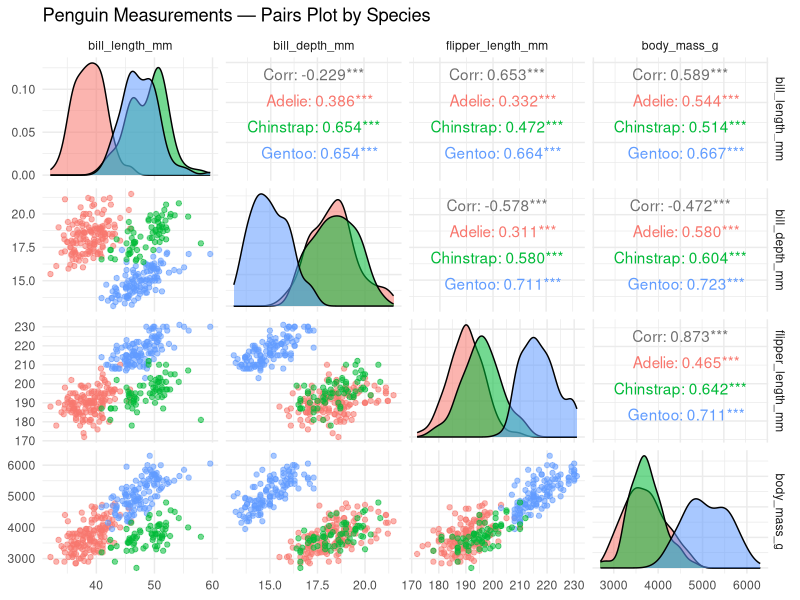
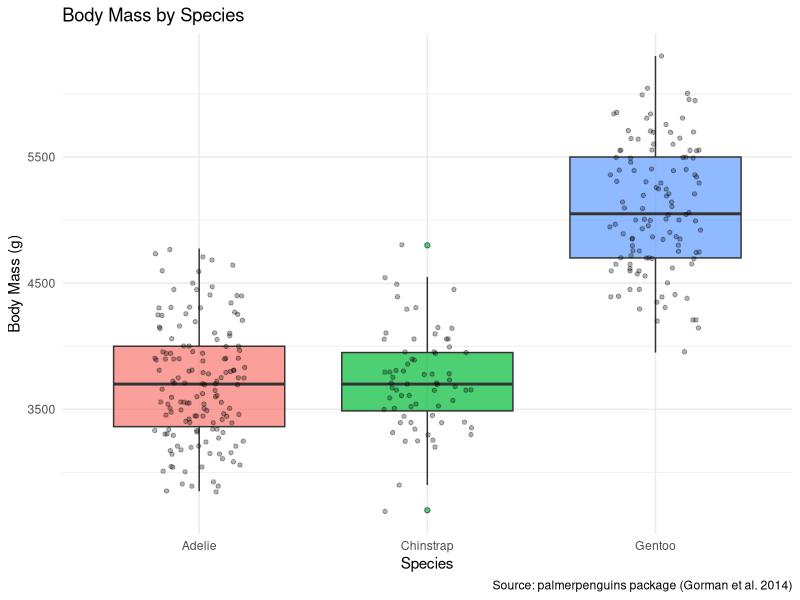
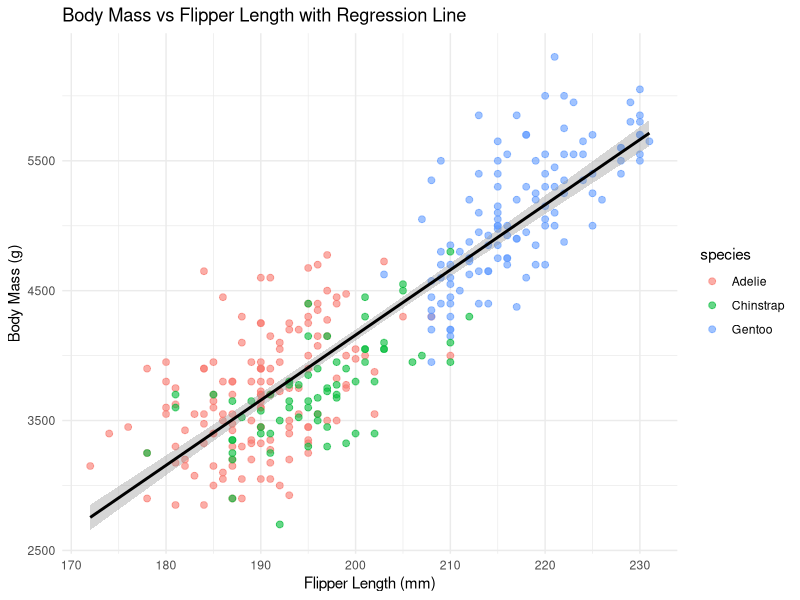
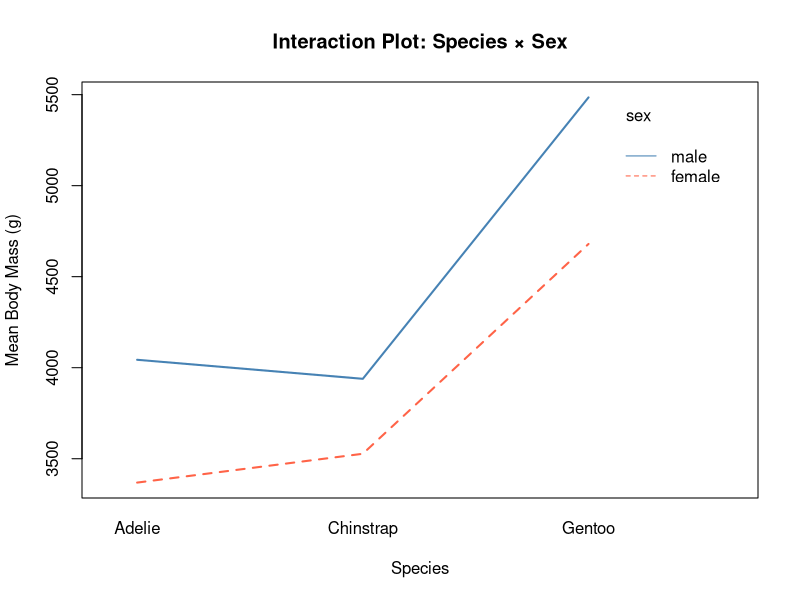
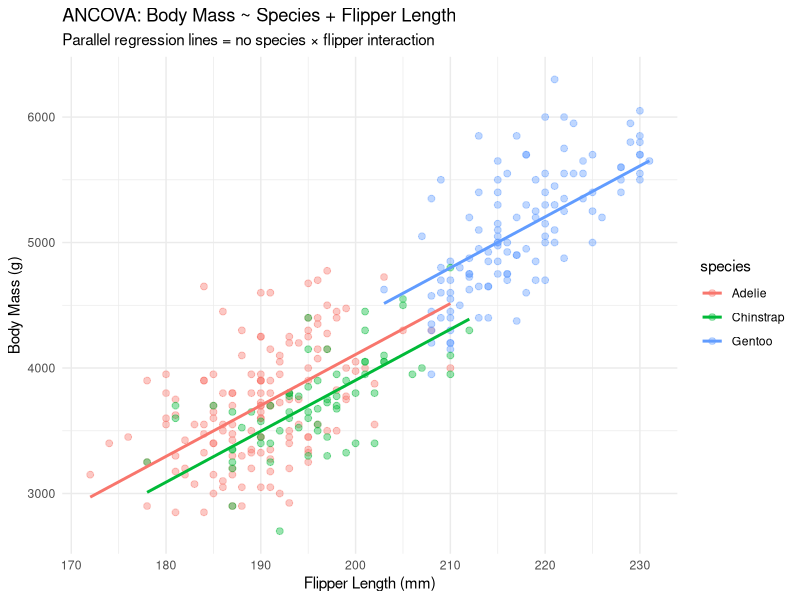
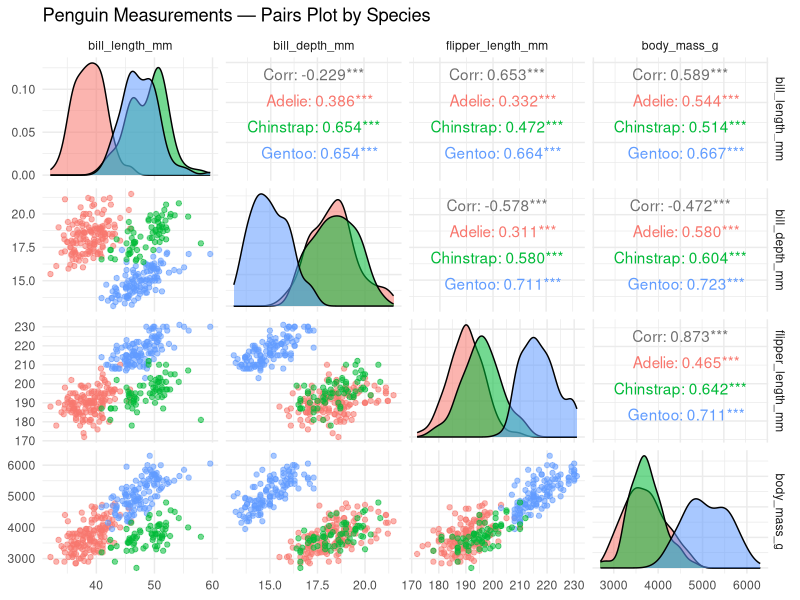
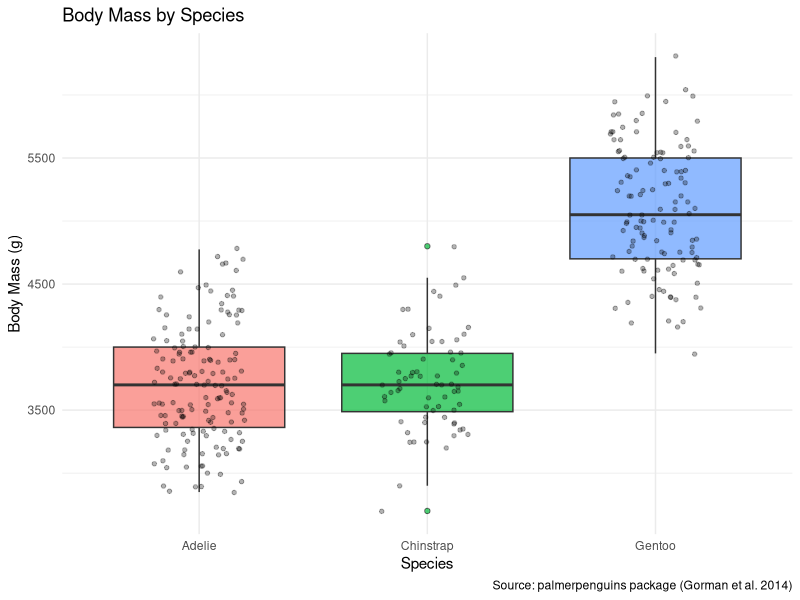
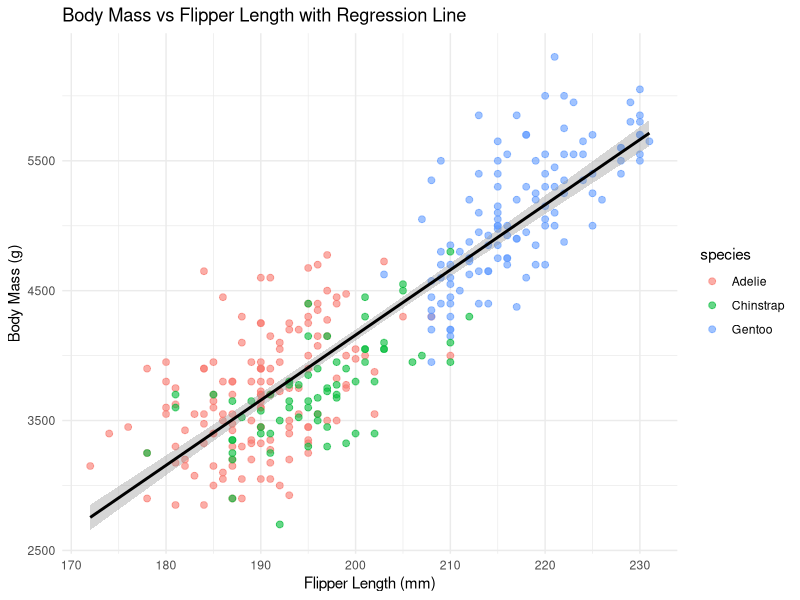

The R script that drew these images, in order:
# ============================================================
# Palmer Penguins: Linear Models & ANCOVA
# STAT 4000 Portfolio Project 1 — R Implementation
# Author: Jrudani21
# ============================================================

# ── 0. Install & load packages ───────────────────────────────
# install.packages(c("palmerpenguins", "tidyverse", "broom", "car", "emmeans", "GGally"))
library(palmerpenguins)
library(tidyverse)
library(broom)
library(car)
library(emmeans)
library(GGally)

data(penguins)

# ── 1. Quick data overview ────────────────────────────────────
glimpse(penguins)
summary(penguins)

# Drop rows with any NA (11 rows)
penguins_clean <- penguins |> drop_na()
cat("Clean rows:", nrow(penguins_clean), "\n")

# ── 2. EDA ────────────────────────────────────────────────────

# 2a. Pairs plot coloured by species
ggpairs(
  penguins_clean,
  columns  = c("bill_length_mm", "bill_depth_mm",
               "flipper_length_mm", "body_mass_g"),
  aes(colour = species, alpha = 0.6)
) +
  labs(title = "Penguin Measurements — Pairs Plot by Species") +
  theme_minimal()
ggsave("figures/01_pairs_plot.png", width = 10, height = 8)

# 2b. Body mass distribution by species
ggplot(penguins_clean, aes(x = species, y = body_mass_g,
                            fill = species)) +
  geom_boxplot(alpha = 0.7, outlier.shape = 21) +
  geom_jitter(width = 0.2, alpha = 0.3, size = 1.2) +
  labs(
    title   = "Body Mass by Species",
    x       = "Species",
    y       = "Body Mass (g)",
    caption = "Source: palmerpenguins package (Gorman et al. 2014)"
  ) +
  theme_minimal() +
  theme(legend.position = "none")
ggsave("figures/02_boxplot_mass_species.png", width = 7, height = 5)

# ── 3. Linear Regression: body mass ~ flipper length ─────────

lm_flip <- lm(body_mass_g ~ flipper_length_mm, data = penguins_clean)
summary(lm_flip)

# Least-squares line
cat("\nRegression line:\n")
cat(sprintf("body_mass_g_hat = %.3f + %.3f * flipper_length_mm\n",
            coef(lm_flip)[1], coef(lm_flip)[2]))

# Plot with confidence band
ggplot(penguins_clean, aes(x = flipper_length_mm, y = body_mass_g,
                            colour = species)) +
  geom_point(alpha = 0.6, size = 2) +
  geom_smooth(aes(group = 1), method = "lm",
              colour = "black", se = TRUE, linewidth = 1) +
  labs(
    title   = "Body Mass vs Flipper Length with Regression Line",
    x       = "Flipper Length (mm)",
    y       = "Body Mass (g)"
  ) +
  theme_minimal()
ggsave("figures/03_regression_flipper_mass.png", width = 8, height = 5)

# ── 4. Model Diagnostics ──────────────────────────────────────
png("figures/04_diagnostics_lm.png", width = 900, height = 700)
par(mfrow = c(2, 2))
plot(lm_flip)
dev.off()

# ── 5. One-Way ANOVA: bill length ~ species ───────────────────

anova_bill <- aov(bill_length_mm ~ species, data = penguins_clean)
summary(anova_bill)

# Normality check on residuals
shapiro_result <- shapiro.test(resid(anova_bill))
cat("\nShapiro-Wilk p-value:", shapiro_result$p.value, "\n")

# Tukey post-hoc
tukey_result <- TukeyHSD(anova_bill)
print(tukey_result)

# ── 6. Two-Way ANOVA: body mass ~ sex * species ───────────────

anova_2way <- aov(body_mass_g ~ sex * species, data = penguins_clean)
summary(anova_2way)

# Interaction plot
with(penguins_clean,
     interaction.plot(species, sex, body_mass_g,
                      col   = c("tomato", "steelblue"),
                      lwd   = 2,
                      xlab  = "Species",
                      ylab  = "Mean Body Mass (g)",
                      main  = "Interaction Plot: Species × Sex"))
# Save via png device
png("figures/05_interaction_plot.png", width = 700, height = 500)
with(penguins_clean,
     interaction.plot(species, sex, body_mass_g,
                      col  = c("tomato", "steelblue"),
                      lwd  = 2, xlab = "Species",
                      ylab = "Mean Body Mass (g)",
                      main = "Interaction Plot: Species × Sex"))
dev.off()

# ── 7. ANCOVA: body mass ~ species + flipper length ───────────

ancova_model <- lm(body_mass_g ~ species + flipper_length_mm,
                   data = penguins_clean)
Anova(ancova_model, type = "III")
summary(ancova_model)

# Adjusted means per species (controlling for flipper length)
emm <- emmeans(ancova_model, ~ species)
print(emm)

# ANCOVA plot: fitted lines per species (same slope, different intercepts)
penguins_clean$fitted_ancova <- fitted(ancova_model)

ggplot(penguins_clean,
       aes(x = flipper_length_mm, y = body_mass_g, colour = species)) +
  geom_point(alpha = 0.4, size = 2) +
  geom_line(aes(y = fitted_ancova), linewidth = 1) +
  labs(
    title   = "ANCOVA: Body Mass ~ Species + Flipper Length",
    subtitle = "Parallel regression lines = no species × flipper interaction",
    x       = "Flipper Length (mm)",
    y       = "Body Mass (g)"
  ) +
  theme_minimal()
ggsave("figures/06_ancova_fitted.png", width = 8, height = 5)

# ── 8. Summary table ─────────────────────────────────────────
cat("\n===== MODEL SUMMARY TABLE =====\n")
cat(sprintf("%-30s %s\n", "Model", "Key Result"))
cat(strrep("-", 60), "\n")
cat(sprintf("%-30s R² = %.3f, slope = %.1f g/mm\n",
            "Linear Reg (flip→mass)",
            summary(lm_flip)$r.squared,
            coef(lm_flip)["flipper_length_mm"]))
cat(sprintf("%-30s F(%d,%d)=%.2f, p<.001\n",
            "One-Way ANOVA (bill~species)",
            summary(anova_bill)[[1]]$Df[1],
            summary(anova_bill)[[1]]$Df[2],
            summary(anova_bill)[[1]]$`F value`[1]))
cat(sprintf("%-30s Interaction p=%.3f\n",
            "Two-Way ANOVA (mass~sex*spp)",
            summary(anova_2way)[[1]]$`Pr(>F)`[3]))
cat(sprintf("%-30s Adj-R² = %.3f\n",
            "ANCOVA (mass~species+flip)",
            summary(ancova_model)$adj.r.squared))
